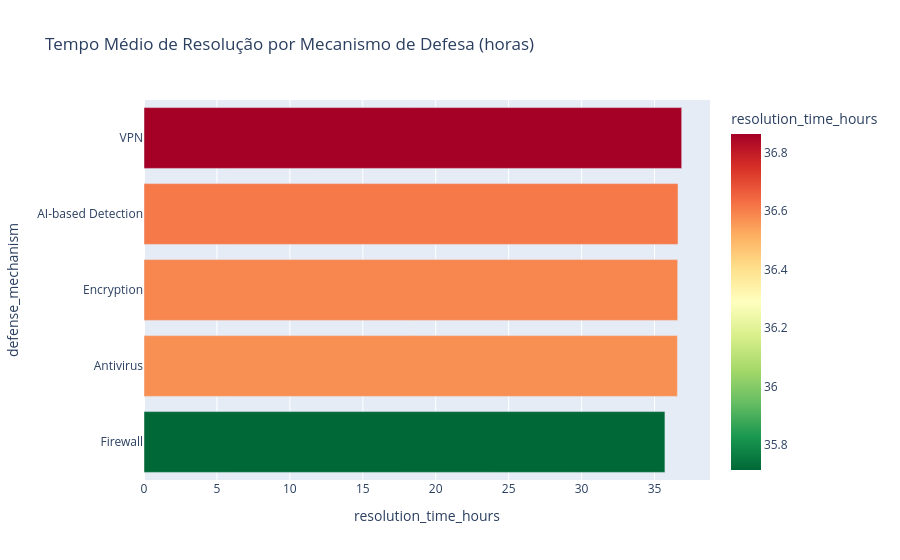

The notebook cell saved with this chart:
### Code cell
# Célula — Defesa x tempo médio de resolução
defesa_efic = (
    df.groupby('defense_mechanism')['resolution_time_hours']
    .mean()
    .reset_index()
    .sort_values('resolution_time_hours')
)

fig4 = px.bar(
    defesa_efic,
    x='resolution_time_hours',
    y='defense_mechanism',
    orientation='h',           # barras horizontais — melhor para labels longos
    title='Tempo Médio de Resolução por Mecanismo de Defesa (horas)',
    color='resolution_time_hours',
    color_continuous_scale='RdYlGn_r'   # verde = rápido, vermelho = lento
)
fig4.show()

### Figure 1 — Plotly figure (JSON) as saved in the notebook; plotly's stock layout.template omitted (floating-point values rounded to 4 significant figures)
{"data": [{"hovertemplate": "resolution_time_hours=%{marker.color}<br>defense_mechanism=%{y}<extra></extra>", "legendgroup": "", "marker": {"color": [35.71, 36.57, 36.59, 36.61, 36.86], "coloraxis": "coloraxis", "pattern": {"shape": ""}}, "name": "", "orientation": "h", "showlegend": false, "textposition": "auto", "type": "bar", "x": [35.71, 36.57, 36.59, 36.61, 36.86], "xaxis": "x", "y": ["Firewall", "Antivirus", "Encryption", "AI-based Detection", "VPN"], "yaxis": "y"}], "layout": {"barmode": "relative", "coloraxis": {"colorbar": {"title": {"text": "resolution_time_hours"}}, "colorscale": [[0, "rgb(0,104,55)"], [0.1, "rgb(26,152,80)"], [0.2, "rgb(102,189,99)"], [0.3, "rgb(166,217,106)"], [0.4, "rgb(217,239,139)"], [0.5, "rgb(255,255,191)"], [0.6, "rgb(254,224,139)"], [0.7, "rgb(253,174,97)"], [0.8, "rgb(244,109,67)"], [0.9, "rgb(215,48,39)"], [1, "rgb(165,0,38)"]]}, "legend": {"tracegroupgap": 0}, "title": {"text": "Tempo Médio de Resolução por Mecanismo de Defesa (horas)"}, "xaxis": {"anchor": "y", "domain": [0, 1], "title": {"text": "resolution_time_hours"}}, "yaxis": {"anchor": "x", "domain": [0, 1], "title": {"text": "defense_mechanism"}}}}
